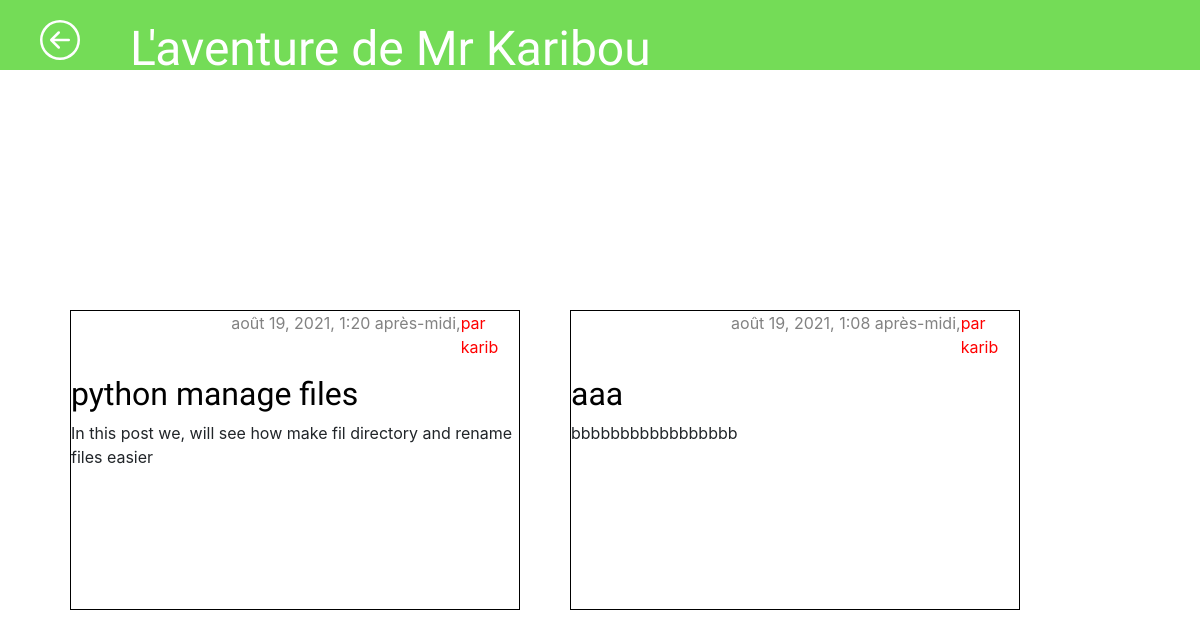
/blog/, run on an earlier commit of the app's database.
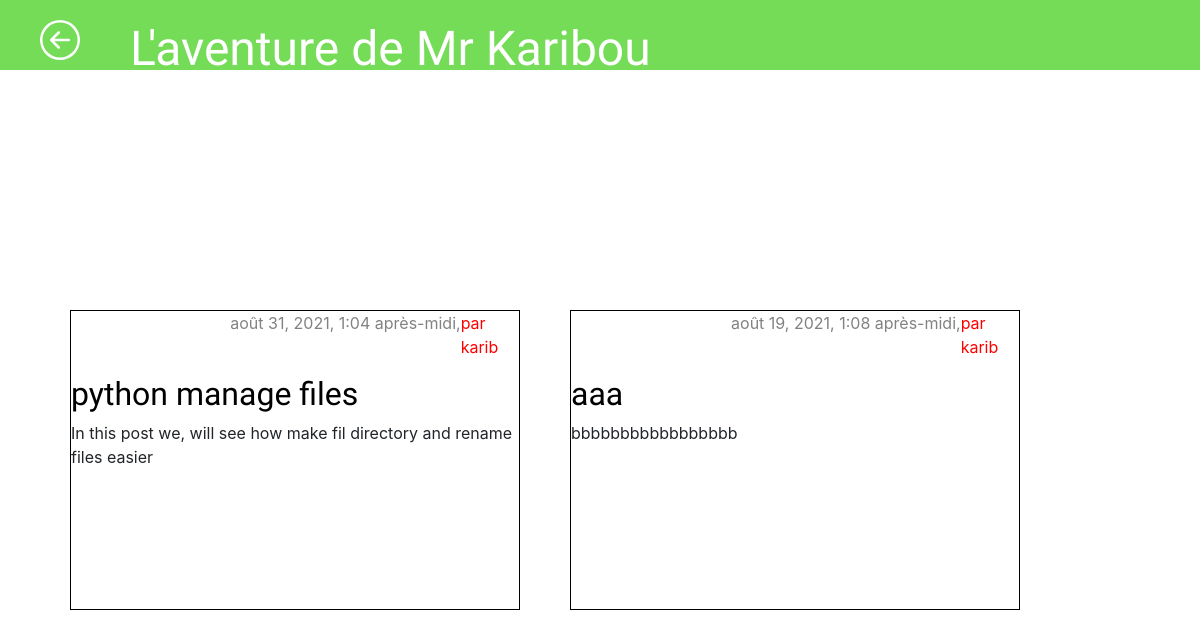
And on a later commit of the database.
### blog/models.py (models this page shows, shortened)
class Post(models.Model):
    author = models.ForeignKey(settings.AUTH_USER_MODEL, on_delete=models.CASCADE)
    title = models.CharField(max_length=200)
    summary = models.CharField(max_length=400)
    text = models.TextField()
    created_date = models.DateTimeField(default=timezone.now())
    published_date = models.DateTimeField(blank=True, null=True)

### blog/views.py (the view)
# urls.py: path('', views.post_list, name='post_list'),
def post_list(request):
    posts = Post.objects.all().order_by('-published_date')
    return render(request, 'blog/post_list.html', {'posts': posts})

### blog/templates/blog/post_list.html (shortened to what this page needs)
{% extends 'blog/base.html' %}
{% block content %}
    <article class="post-container">
        {% for post in posts %}
            {% if post.published_date %}
                <div class="post-mini">
                    <div class="container-icons">
                        <time class="date">{{ post.published_date }},</time>
                        <p> par {{ post.author }}</p>
                    </div>
                    <h2><a href="{% url 'post_detail' pk=post.pk %}">{{ post.title }}</a></h2>
                    <p>{{ post.summary|linebreaksbr }}</p>
                </div>
            {% endif %}
        {% endfor %}
    </article>
{% endblock %}

### blog/templates/blog/base.html (shortened to what this page needs)
{% load static %}
<!DOCTYPE html>
<html>
<head>
    <link rel="stylesheet" href="https://cdn.jsdelivr.net/npm/bootstrap@4.5.3/dist/css/bootstrap.min.css"
>
    <link rel="stylesheet" href="{% static 'css/blog.css' %}">
</head>
<body>
<header class="page-header">
    <div class="header-container">
        <a class="back-icon" href="{% url 'index' %}">{% include './icons/arrow-left-circle.svg' %}</a>
        <h1><a href="/blog/">L'aventure de Mr Karibou</a></h1>
    </div>
</header>
<main class="container">
    <div class="row">
        <div class="col">
            {% block content %}
            {% endblock %}
        </div>
    </div>
</main>
</body>
</html>

### blog/static/css/blog.css (style rules this page uses)
.page-header { background-color: #74dc57; margin-top: 0; margin-bottom: 40px; padding: 20px 20px 20px 40px; height: 70px; display: flex; }
.page-header h1, .page-header h1 a, .page-header h1 a:visited, .page-header h1 a:active { color: #ffffff; font-size: 36pt; text-decoration: none; }
.header-container { box-sizing: content-box; display: flex; }
.header-container h1 { margin-left: 50px; }
.back-icon { color: white; }
h1, h2, h3, h4 { font-family: "Lobster", cursive; }
.date { width: 100%; color: #828282; text-align: end; }
.post-container { display: flex; width: 1000px; justify-content: space-around; flex-wrap: wrap; margin-top: 200px; }
.post-container a { color: black; }
.post-mini { margin-bottom: 70px; border: solid 1px black; width: 450px; height: 300px; overflow: hidden; }
.container-icons { display: flex; color: red; }

What changed in the data, as far as the page shows it:
changed Post "python manage files": published_date "août 19, 2021, 1:20 après-midi" → "août 31, 2021, 1:04 après-midi"
